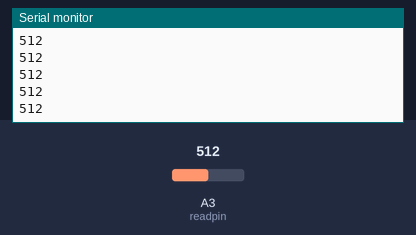
This sketch was run on a simulated Arduino Uno, built with avr-gcc and run on an emulated ATmega328P. Parts: the last lines printed to the serial monitor. The inputs (shaded band) are chosen by the test bench; at power-on: A3 (readpin) = 512.

Above: at 1.2 s.
1.3 s: A3 (readpin) set to 716
At 1.31 s:
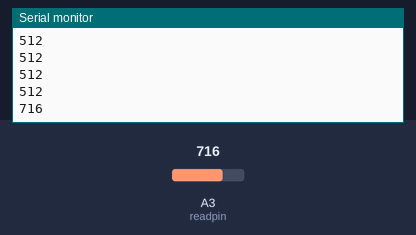
2.8 s: A3 (readpin) set to 900
At 2.81 s:
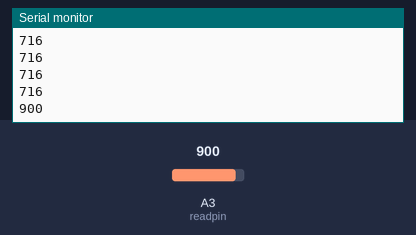
Timing chart, 0 to 5.8 s (numbered marks = the images above; inputs shaded):
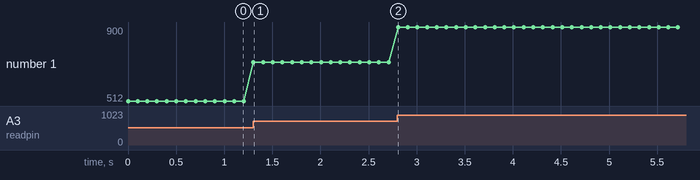

Measured:
- after the input at 1.3 s, the serial monitor: prints a new line at once (image 1)
- after the input at 2.8 s, the serial monitor: prints a new line at once (image 2)
- plotted number 1: 512 → 716 after the input at 1.3 s, 716 → 900 after the input at 2.8 s

The sketch:

code2.ino
```cpp
int readpin=A3;
int val=0;
int delaytime = 100;

void setup()
{
  pinMode(A3, INPUT);
  Serial.begin(9600);//sets up the serial monitor with refresh rate of 9600
}

void loop()
{
	val = analogRead(readpin);
 //Serial.print(val);//prints val on the serial monitor
  	Serial.println(val); //prints val in a new line every time
  delay(delaytime);
}
```
